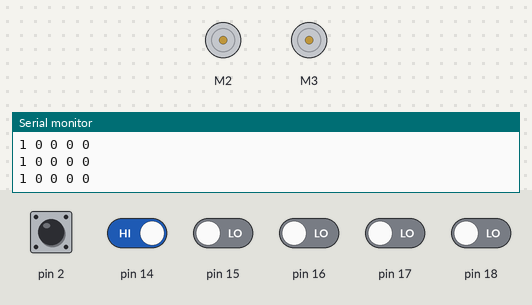
The sketch below on a simulated Arduino Uno, built with avr-gcc and run on an emulated ATmega328P. On the bench: 2 × DC motor (green arrow = forward, orange = backward, longer = faster), the last lines printed to the serial monitor. The test bench sets the inputs (shaded band); at power-on: pin 2, pin 14 HIGH, pin 15–18 LOW.

Above: at 1.2 s.
1.3 s: pin 14 driven LOW
At 2.4 s:
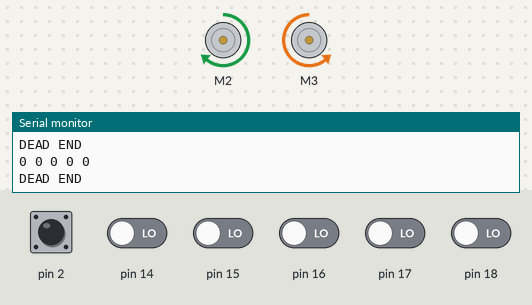
2.8 s: pin 15 driven HIGH
At 4.1 s:
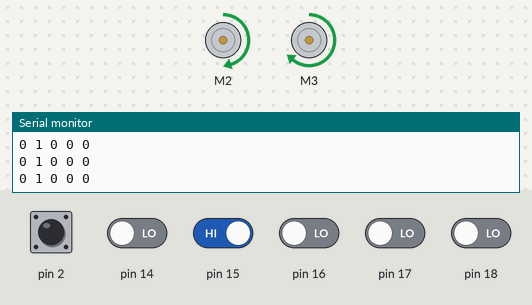
4.5 s: pin 16 driven HIGH
At 5.2 s:
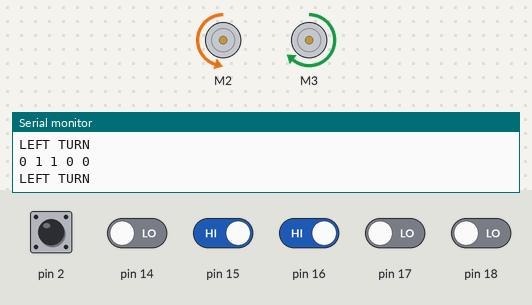
6.0 s: pin 2 pulled LOW for 1 s
At 7.8 s:
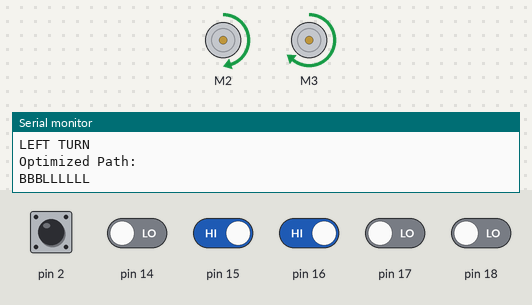
8.7 s: pin 14 driven HIGH and pin 15 driven LOW
At 9.9 s:
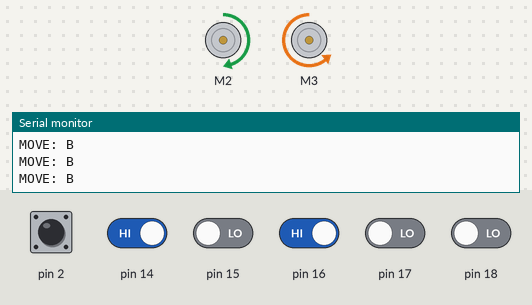
11.7 s: pin 17 driven HIGH
At 12.9 s:
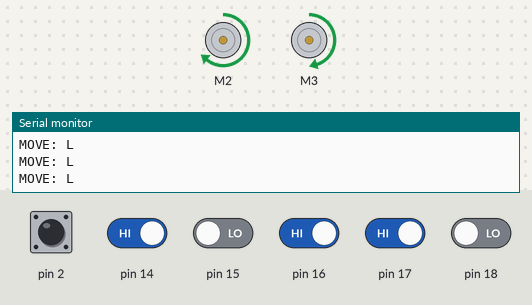
Timing chart, 0 to 14.2 s (numbered marks = the images above; inputs shaded):
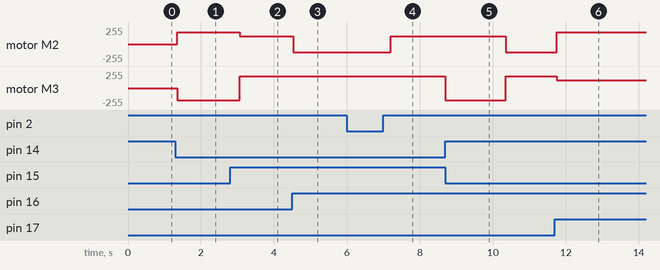

Measured:
- after the input at 1.3 s, motor M2: stopped → forward 180/255 after 0.05 s; motor M3: stopped → backward 180/255 after 0.05 s
- after the input at 2.8 s, motor M2: forward 180/255 → forward 120/255 after 0.26 s; motor M3: backward 180/255 → forward 180/255 after 0.26 s
- after the input at 4.5 s, motor M2: forward 120/255 → backward 120/255 at once
- after the input at 6.0 s, motor M2: backward 120/255 → forward 120/255 after 1.2 s
- after the input at 8.7 s, motor M2: forward 120/255 → backward 120/255 after 1.7 s; motor M3: forward 180/255 → backward 180/255 at once, → forward 180/255 1.7 s later
- after the input at 11.7 s, motor M2: backward 120/255 → forward 180/255 after 0.05 s; motor M3: forward 180/255 → forward 120/255 after 0.05 s

The sketch:

maze_solver_final.ino
```cpp
#include <AFMotor.h>

AF_DCMotor m1(2);
AF_DCMotor m2(3);

String path = "";

int index = 0;
int mode = 0;

// =====================================================
// SENSOR ARRANGEMENT
//
//                16
//
// 14        15        17        18

void setup() {

  Serial.begin(9600);

  for (int i = 14; i < 19; i++) {
    pinMode(i, INPUT);
  }

  pinMode(2, INPUT_PULLUP);

  m1.setSpeed(180);
  m2.setSpeed(180);
}

void loop() {

  // BUTTON PRESSED -> SHORTEST PATH MODE
  if (digitalRead(2) == LOW) {

    optimizePath();

    Serial.println("Optimized Path:");
    Serial.println(path);

    mode = 1;

    delay(1000);
  }

  if (mode == 0) {
    explore();
  }

  if (mode == 1) {
    replay();
  }
}

void explore() {

  int s1 = digitalRead(14);
  int s2 = digitalRead(15);
  int s3 = digitalRead(16);
  int s4 = digitalRead(17);
  int s5 = digitalRead(18);

  // SENSOR VALUES

  Serial.print(s1);
  Serial.print(" ");

  Serial.print(s2);
  Serial.print(" ");

  Serial.print(s3);
  Serial.print(" ");

  Serial.print(s4);
  Serial.print(" ");

  Serial.println(s5);

  // CROSS JUNCTION

  if (s3 && ((s1 && s2) && (s4 && s5))) {

    Serial.println("CROSS");

    path += 'L';

    left();
  }

  // LEFT TURN / LEFT T

  else if (s3 && (s1 || s2)) {

    Serial.println("LEFT TURN");

    path += 'L';

    left();
  }

  // RIGHT TURN / RIGHT T

  else if (s3 && (s4 || s5)) {

    Serial.println("RIGHT TURN");

    path += 'R';

    right();
  }

  // FORWARD

  else if (!s1 && !s2 && s3 && !s4 && !s5) {

    front();
  }
  // SLIGHT LEFT

  else if (s2) {

    slightLeft();
  }

  // SLIGHT RIGHT

  else if (s4) {

    slightRight();
  }

  // DEAD END

  else if (!s1 && !s2 && !s3 && !s4 && !s5) {

    delay(30);

    s1 = digitalRead(14);
    s2 = digitalRead(15);
    s3 = digitalRead(16);
    s4 = digitalRead(17);
    s5 = digitalRead(18);

    if (!s1 && !s2 && !s3 && !s4 && !s5) {

      Serial.println("DEAD END");

      path += 'B';

      uTurn();
    }
  }
}

// OPTIMIZE PATH

void optimizePath() {

  bool change = true;

  while (change) {

    change = false;

    if (path.indexOf("LBL") >= 0) {
      path.replace("LBL", "S");
      change = true;
    }

    if (path.indexOf("LBS") >= 0) {
      path.replace("LBS", "R");
      change = true;
    }

    if (path.indexOf("RBL") >= 0) {
      path.replace("RBL", "B");
      change = true;
    }

    if (path.indexOf("SBS") >= 0) {
      path.replace("SBS", "B");
      change = true;
    }

    if (path.indexOf("SBL") >= 0) {
      path.replace("SBL", "R");
      change = true;
    }

    if (path.indexOf("LBR") >= 0) {
      path.replace("LBR", "B");
      change = true;
    }
  }
}

// REPLAY SHORTEST PATH

void replay() {

  int s1 = digitalRead(14);
  int s2 = digitalRead(15);
  int s3 = digitalRead(16);
  int s4 = digitalRead(17);
  int s5 = digitalRead(18);

  // NORMAL LINE FOLLOWING

  if (!s1 && !s2 && s3 && !s4 && !s5) {

    front();
  }

  else if (s2) {

    slightLeft();
  }

  else if (s4) {

    slightRight();
  }

  // INTERSECTION

  else if (s3 && ((s1 || s2) || (s4 || s5))) {

    if (index < path.length()) {

      char move = path.charAt(index);

      Serial.print("MOVE: ");
      Serial.println(move);

      if (move == 'L') {
        left();
      }

      else if (move == 'R') {
        right();
      }

      else if (move == 'S') {
        front();
      }

      else if (move == 'B') {
        uTurn();
      }

      index++;
    }
  }

  // END OF MAZE

  else if (!s1 && !s2 && !s3 && !s4 && !s5 && index >= path.length()) {

    halt();
  }
}

 // MOTOR CONTROLS

void front() {

  m1.run(FORWARD);
  m2.run(FORWARD);
}

void back() {

  m1.run(BACKWARD);
  m2.run(BACKWARD);
}

void right() {

  m1.run(FORWARD);
  m2.run(BACKWARD);

  delay(280);
}

void left() {

  m1.run(BACKWARD);
  m2.run(FORWARD);

  delay(280);
}

void uTurn() {

  m1.run(FORWARD);
  m2.run(BACKWARD);

  delay(550);
}

void slightLeft() {

  m1.setSpeed(120);
  m2.setSpeed(180);

  m1.run(FORWARD);
  m2.run(FORWARD);
}

void slightRight() {

  m1.setSpeed(180);
  m2.setSpeed(120);

  m1.run(FORWARD);
  m2.run(FORWARD);
}

void halt() {

  m1.run(RELEASE);
  m2.run(RELEASE);
}
```
